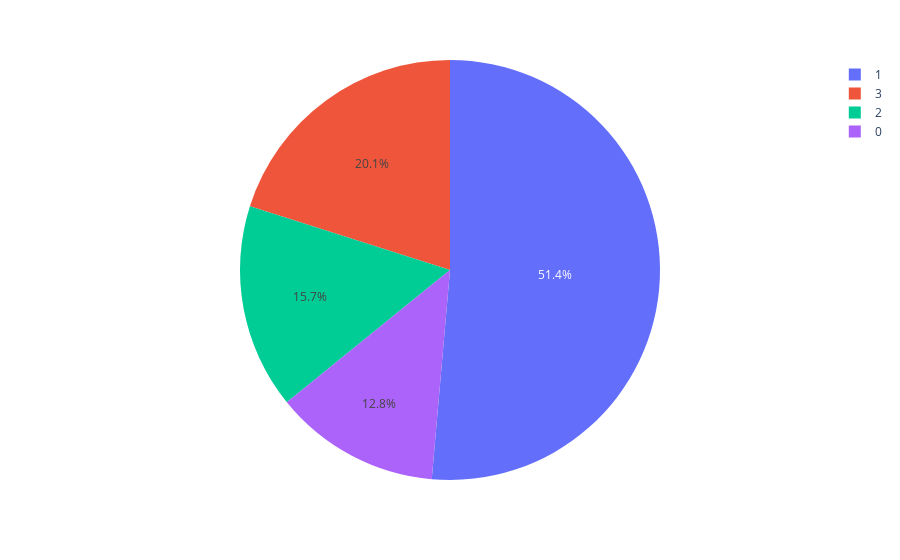

The notebook cell saved with this chart:
### Code cell
pie=clusters.groupby('label').size().reset_index()
pie.columns=['label','value']
px.pie(pie,values='value',names='label')

### Figure 1 — Plotly figure (JSON) as saved in the notebook; plotly's stock layout.template omitted (floating-point values rounded to 4 significant figures)
{"data": [{"domain": {"x": [0, 1], "y": [0, 1]}, "hovertemplate": "label=%{label}<br>value=%{value}<extra></extra>", "labels": [0, 1, 2, 3], "legendgroup": "", "name": "", "showlegend": true, "type": "pie", "values": [102034, 410278, 125736, 160375]}], "layout": {"legend": {"tracegroupgap": 0}, "margin": {"t": 60}}}
